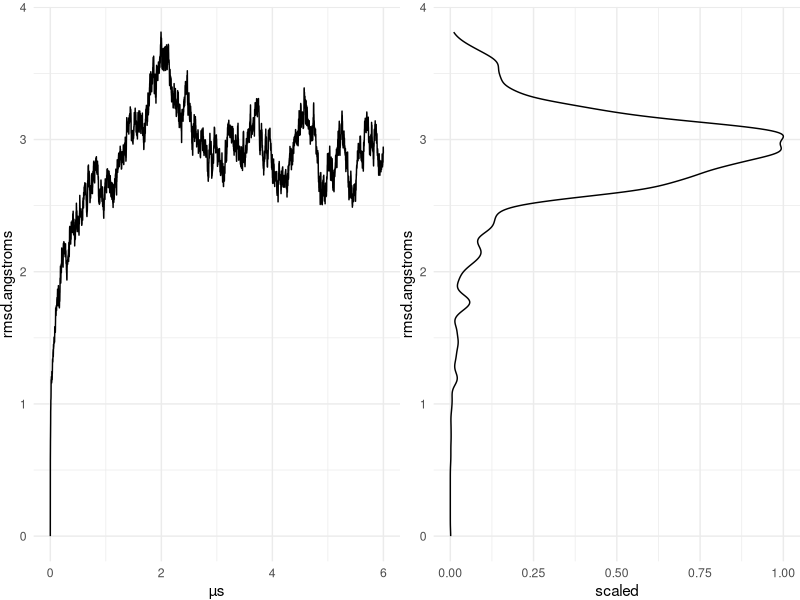
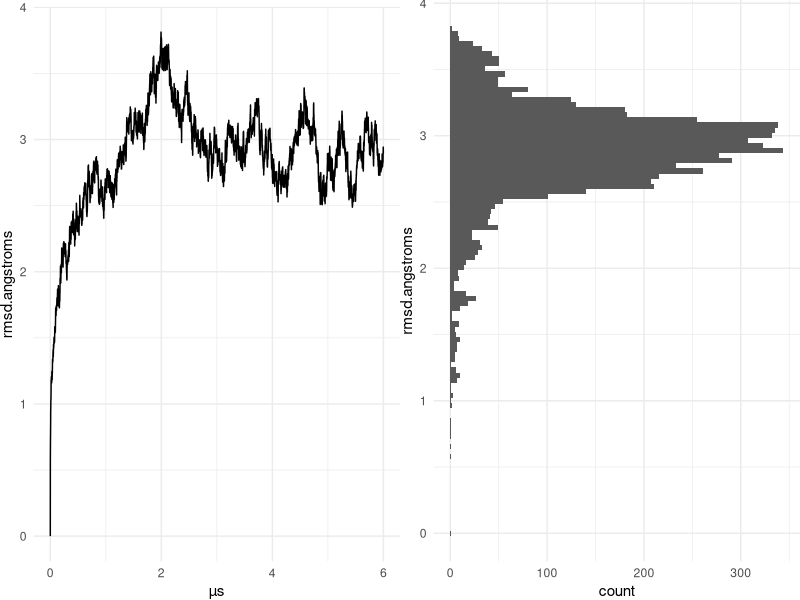

Write the R code that produced these figures, in order.
## ---- chunk 1
knitr::opts_chunk$set(echo = TRUE)
library(readr)
library(ggplot2)
library(dplyr)
library(gridExtra)
## ---- chunk 2
step_fs = 2
steps_per_frame = 500
fs_per_frame = step_fs * steps_per_frame
## ---- chunk 3
rmsd <- read_csv("7BTF_no_Zn_RMSD.csv") %>%
  mutate(µs = frame * fs_per_frame / 1e6)
head(rmsd)
## ---- chunk 4
p1 <- ggplot(rmsd, aes(x = µs, y = rmsd.angstroms)) +
  geom_line() +
  theme_minimal() +
  theme(plot.margin = margin(5, 0, 0, 0, unit = "pt"))

p2 <- ggplot(rmsd, aes(x = rmsd.angstroms, ..scaled..)) +
  geom_density() +
  theme_minimal() +
  theme(plot.margin = margin(5, 0, 0, 0, unit = "pt")) +
  coord_flip()

grid.arrange(p1, p2, ncol = 2)
## ---- chunk 5
p1 <- ggplot(rmsd, aes(x = µs, y = rmsd.angstroms)) +
  geom_line() +
  theme_minimal() +
  theme(plot.margin = margin(5, 0, 0, 0, unit = "pt"))

p2 <- ggplot(rmsd, aes(x = rmsd.angstroms)) +
  geom_histogram(bins = 100) +
  theme_minimal() +
  theme(plot.margin = margin(0, 0, 0, 0, unit = "pt")) +
  coord_flip()

grid.arrange(p1, p2, ncol = 2)
